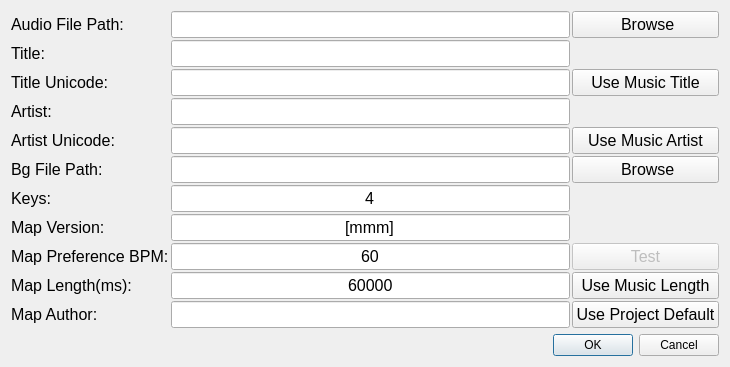
<?xml version="1.0" encoding="UTF-8"?>
<ui version="4.0">
 <class>NewMapGuide</class>
 <widget class="QDialog" name="NewMapGuide">
  <property name="geometry">
   <rect>
    <x>0</x>
    <y>0</y>
    <width>730</width>
    <height>304</height>
   </rect>
  </property>
  <property name="windowTitle">
   <string>New Map</string>
  </property>
  <layout class="QVBoxLayout" name="verticalLayout" stretch="0,1,0">
   <property name="spacing">
    <number>0</number>
   </property>
   <item>
    <widget class="QWidget" name="resources" native="true">
     <layout class="QGridLayout" name="gridLayout" columnstretch="0,1,0">
      <property name="leftMargin">
       <number>0</number>
      </property>
      <property name="topMargin">
       <number>0</number>
      </property>
      <property name="rightMargin">
       <number>0</number>
      </property>
      <property name="bottomMargin">
       <number>6</number>
      </property>
      <property name="spacing">
       <number>2</number>
      </property>
      <item row="9" column="2">
       <widget class="QPushButton" name="read_musiclength_button">
        <property name="font">
         <font>
          <pointsize>12</pointsize>
         </font>
        </property>
        <property name="focusPolicy">
         <enum>Qt::FocusPolicy::NoFocus</enum>
        </property>
        <property name="text">
         <string>Use Music Length</string>
        </property>
       </widget>
      </item>
      <item row="4" column="2">
       <widget class="QPushButton" name="use_music_artistunicode_button">
        <property name="font">
         <font>
          <pointsize>12</pointsize>
         </font>
        </property>
        <property name="focusPolicy">
         <enum>Qt::FocusPolicy::NoFocus</enum>
        </property>
        <property name="text">
         <string>Use Music Artist</string>
        </property>
       </widget>
      </item>
      <item row="9" column="1">
       <widget class="QLineEdit" name="maplength_edit">
        <property name="font">
         <font>
          <pointsize>12</pointsize>
         </font>
        </property>
        <property name="focusPolicy">
         <enum>Qt::FocusPolicy::ClickFocus</enum>
        </property>
        <property name="text">
         <string notr="true">60000</string>
        </property>
        <property name="frame">
         <bool>true</bool>
        </property>
        <property name="alignment">
         <set>Qt::AlignmentFlag::AlignCenter</set>
        </property>
        <property name="placeholderText">
         <string/>
        </property>
        <property name="cursorMoveStyle">
         <enum>Qt::CursorMoveStyle::LogicalMoveStyle</enum>
        </property>
        <property name="clearButtonEnabled">
         <bool>false</bool>
        </property>
       </widget>
      </item>
      <item row="10" column="1">
       <widget class="QLineEdit" name="author_edit">
        <property name="font">
         <font>
          <pointsize>12</pointsize>
         </font>
        </property>
        <property name="focusPolicy">
         <enum>Qt::FocusPolicy::ClickFocus</enum>
        </property>
        <property name="frame">
         <bool>true</bool>
        </property>
        <property name="alignment">
         <set>Qt::AlignmentFlag::AlignCenter</set>
        </property>
       </widget>
      </item>
      <item row="0" column="0">
       <widget class="QLabel" name="music_path_label">
        <property name="font">
         <font>
          <pointsize>12</pointsize>
         </font>
        </property>
        <property name="text">
         <string>Audio File Path:</string>
        </property>
       </widget>
      </item>
      <item row="5" column="2">
       <widget class="QPushButton" name="bg_path_browser_button">
        <property name="sizePolicy">
         <sizepolicy hsizetype="MinimumExpanding" vsizetype="MinimumExpanding">
          <horstretch>0</horstretch>
          <verstretch>0</verstretch>
         </sizepolicy>
        </property>
        <property name="font">
         <font>
          <pointsize>12</pointsize>
         </font>
        </property>
        <property name="focusPolicy">
         <enum>Qt::FocusPolicy::NoFocus</enum>
        </property>
        <property name="text">
         <string> Browse</string>
        </property>
        <property name="icon">
         <iconset resource="../../../resources/glsrcs.qrc">
          <normaloff>:/icons/folder-open.svg</normaloff>:/icons/folder-open.svg</iconset>
        </property>
       </widget>
      </item>
      <item row="5" column="1">
       <widget class="QLineEdit" name="bg_path_edit">
        <property name="font">
         <font>
          <pointsize>12</pointsize>
         </font>
        </property>
        <property name="focusPolicy">
         <enum>Qt::FocusPolicy::ClickFocus</enum>
        </property>
        <property name="frame">
         <bool>true</bool>
        </property>
        <property name="alignment">
         <set>Qt::AlignmentFlag::AlignCenter</set>
        </property>
       </widget>
      </item>
      <item row="2" column="1">
       <widget class="QLineEdit" name="title_unicode_edit">
        <property name="font">
         <font>
          <pointsize>12</pointsize>
         </font>
        </property>
        <property name="focusPolicy">
         <enum>Qt::FocusPolicy::ClickFocus</enum>
        </property>
        <property name="frame">
         <bool>true</bool>
        </property>
        <property name="alignment">
         <set>Qt::AlignmentFlag::AlignCenter</set>
        </property>
       </widget>
      </item>
      <item row="4" column="0">
       <widget class="QLabel" name="artist_unicode_label">
        <property name="font">
         <font>
          <pointsize>12</pointsize>
         </font>
        </property>
        <property name="text">
         <string>Artist Unicode:</string>
        </property>
       </widget>
      </item>
      <item row="7" column="0">
       <widget class="QLabel" name="mapversion_label">
        <property name="font">
         <font>
          <pointsize>12</pointsize>
         </font>
        </property>
        <property name="text">
         <string>Map Version:</string>
        </property>
       </widget>
      </item>
      <item row="8" column="0">
       <widget class="QLabel" name="pbpm_label">
        <property name="font">
         <font>
          <pointsize>12</pointsize>
         </font>
        </property>
        <property name="text">
         <string>Map Preference BPM:</string>
        </property>
       </widget>
      </item>
      <item row="4" column="1">
       <widget class="QLineEdit" name="artist_unicode_edit">
        <property name="font">
         <font>
          <pointsize>12</pointsize>
         </font>
        </property>
        <property name="focusPolicy">
         <enum>Qt::FocusPolicy::ClickFocus</enum>
        </property>
        <property name="frame">
         <bool>true</bool>
        </property>
        <property name="alignment">
         <set>Qt::AlignmentFlag::AlignCenter</set>
        </property>
       </widget>
      </item>
      <item row="8" column="2">
       <widget class="QPushButton" name="test_bpm_button">
        <property name="enabled">
         <bool>false</bool>
        </property>
        <property name="font">
         <font>
          <pointsize>12</pointsize>
         </font>
        </property>
        <property name="focusPolicy">
         <enum>Qt::FocusPolicy::NoFocus</enum>
        </property>
        <property name="toolTip">
         <string>Not supported yet</string>
        </property>
        <property name="text">
         <string>Test</string>
        </property>
       </widget>
      </item>
      <item row="8" column="1">
       <widget class="QLineEdit" name="pbpm_edit">
        <property name="font">
         <font>
          <pointsize>12</pointsize>
         </font>
        </property>
        <property name="focusPolicy">
         <enum>Qt::FocusPolicy::ClickFocus</enum>
        </property>
        <property name="text">
         <string notr="true">60</string>
        </property>
        <property name="frame">
         <bool>true</bool>
        </property>
        <property name="alignment">
         <set>Qt::AlignmentFlag::AlignCenter</set>
        </property>
       </widget>
      </item>
      <item row="0" column="1">
       <widget class="QLineEdit" name="music_path_edit">
        <property name="font">
         <font>
          <pointsize>12</pointsize>
         </font>
        </property>
        <property name="focusPolicy">
         <enum>Qt::FocusPolicy::ClickFocus</enum>
        </property>
        <property name="frame">
         <bool>true</bool>
        </property>
        <property name="alignment">
         <set>Qt::AlignmentFlag::AlignCenter</set>
        </property>
       </widget>
      </item>
      <item row="1" column="1">
       <widget class="QLineEdit" name="title_edit">
        <property name="font">
         <font>
          <pointsize>12</pointsize>
         </font>
        </property>
        <property name="focusPolicy">
         <enum>Qt::FocusPolicy::ClickFocus</enum>
        </property>
        <property name="frame">
         <bool>true</bool>
        </property>
        <property name="alignment">
         <set>Qt::AlignmentFlag::AlignCenter</set>
        </property>
       </widget>
      </item>
      <item row="7" column="1">
       <widget class="QLineEdit" name="mapversion_edit">
        <property name="font">
         <font>
          <pointsize>12</pointsize>
         </font>
        </property>
        <property name="text">
         <string notr="true">[mmm]</string>
        </property>
        <property name="alignment">
         <set>Qt::AlignmentFlag::AlignCenter</set>
        </property>
       </widget>
      </item>
      <item row="0" column="2">
       <widget class="QPushButton" name="music_path_browser_button">
        <property name="sizePolicy">
         <sizepolicy hsizetype="MinimumExpanding" vsizetype="MinimumExpanding">
          <horstretch>0</horstretch>
          <verstretch>0</verstretch>
         </sizepolicy>
        </property>
        <property name="font">
         <font>
          <pointsize>12</pointsize>
         </font>
        </property>
        <property name="focusPolicy">
         <enum>Qt::FocusPolicy::NoFocus</enum>
        </property>
        <property name="text">
         <string> Browse</string>
        </property>
        <property name="icon">
         <iconset resource="../../../resources/glsrcs.qrc">
          <normaloff>:/icons/folder-open.svg</normaloff>:/icons/folder-open.svg</iconset>
        </property>
       </widget>
      </item>
      <item row="5" column="0">
       <widget class="QLabel" name="bg_path_label">
        <property name="font">
         <font>
          <pointsize>12</pointsize>
         </font>
        </property>
        <property name="text">
         <string>Bg File Path:</string>
        </property>
       </widget>
      </item>
      <item row="2" column="2">
       <widget class="QPushButton" name="use_music_titleunicode_button">
        <property name="font">
         <font>
          <pointsize>12</pointsize>
         </font>
        </property>
        <property name="focusPolicy">
         <enum>Qt::FocusPolicy::NoFocus</enum>
        </property>
        <property name="text">
         <string>Use Music Title</string>
        </property>
       </widget>
      </item>
      <item row="3" column="0">
       <widget class="QLabel" name="artist_label">
        <property name="font">
         <font>
          <pointsize>12</pointsize>
         </font>
        </property>
        <property name="text">
         <string>Artist:</string>
        </property>
       </widget>
      </item>
      <item row="10" column="0">
       <widget class="QLabel" name="author_label">
        <property name="font">
         <font>
          <pointsize>12</pointsize>
         </font>
        </property>
        <property name="text">
         <string>Map Author:</string>
        </property>
       </widget>
      </item>
      <item row="2" column="0">
       <widget class="QLabel" name="title_unicode_label">
        <property name="font">
         <font>
          <pointsize>12</pointsize>
         </font>
        </property>
        <property name="text">
         <string>Title Unicode:</string>
        </property>
       </widget>
      </item>
      <item row="1" column="0">
       <widget class="QLabel" name="title_label">
        <property name="font">
         <font>
          <pointsize>12</pointsize>
         </font>
        </property>
        <property name="text">
         <string>Title:</string>
        </property>
       </widget>
      </item>
      <item row="9" column="0">
       <widget class="QLabel" name="maplength_label">
        <property name="font">
         <font>
          <pointsize>12</pointsize>
         </font>
        </property>
        <property name="text">
         <string>Map Length(ms):</string>
        </property>
       </widget>
      </item>
      <item row="10" column="2">
       <widget class="QPushButton" name="use_project_default_author_button">
        <property name="font">
         <font>
          <pointsize>12</pointsize>
         </font>
        </property>
        <property name="focusPolicy">
         <enum>Qt::FocusPolicy::NoFocus</enum>
        </property>
        <property name="text">
         <string>Use Project Default</string>
        </property>
       </widget>
      </item>
      <item row="3" column="1">
       <widget class="QLineEdit" name="artist_edit">
        <property name="font">
         <font>
          <pointsize>12</pointsize>
         </font>
        </property>
        <property name="focusPolicy">
         <enum>Qt::FocusPolicy::ClickFocus</enum>
        </property>
        <property name="frame">
         <bool>true</bool>
        </property>
        <property name="alignment">
         <set>Qt::AlignmentFlag::AlignCenter</set>
        </property>
       </widget>
      </item>
      <item row="6" column="0">
       <widget class="QLabel" name="keys_label">
        <property name="font">
         <font>
          <pointsize>12</pointsize>
         </font>
        </property>
        <property name="text">
         <string>Keys:</string>
        </property>
       </widget>
      </item>
      <item row="6" column="1">
       <widget class="QLineEdit" name="keys_edit">
        <property name="font">
         <font>
          <pointsize>12</pointsize>
         </font>
        </property>
        <property name="text">
         <string notr="true">4</string>
        </property>
        <property name="alignment">
         <set>Qt::AlignmentFlag::AlignCenter</set>
        </property>
       </widget>
      </item>
     </layout>
    </widget>
   </item>
   <item>
    <spacer name="verticalSpacer">
     <property name="orientation">
      <enum>Qt::Orientation::Vertical</enum>
     </property>
     <property name="sizeHint" stdset="0">
      <size>
       <width>20</width>
       <height>40</height>
      </size>
     </property>
    </spacer>
   </item>
   <item>
    <widget class="QDialogButtonBox" name="buttonBox">
     <property name="orientation">
      <enum>Qt::Orientation::Horizontal</enum>
     </property>
     <property name="standardButtons">
      <set>QDialogButtonBox::StandardButton::Cancel|QDialogButtonBox::StandardButton::Ok</set>
     </property>
    </widget>
   </item>
  </layout>
 </widget>
 <resources>
  <include location="../../../resources/glsrcs.qrc"/>
 </resources>
 <connections>
  <connection>
   <sender>buttonBox</sender>
   <signal>accepted()</signal>
   <receiver>NewMapGuide</receiver>
   <slot>accept()</slot>
   <hints>
    <hint type="sourcelabel">
     <x>248</x>
     <y>254</y>
    </hint>
    <hint type="destinationlabel">
     <x>157</x>
     <y>274</y>
    </hint>
   </hints>
  </connection>
  <connection>
   <sender>buttonBox</sender>
   <signal>rejected()</signal>
   <receiver>NewMapGuide</receiver>
   <slot>reject()</slot>
   <hints>
    <hint type="sourcelabel">
     <x>316</x>
     <y>260</y>
    </hint>
    <hint type="destinationlabel">
     <x>286</x>
     <y>274</y>
    </hint>
   </hints>
  </connection>
 </connections>
</ui>
